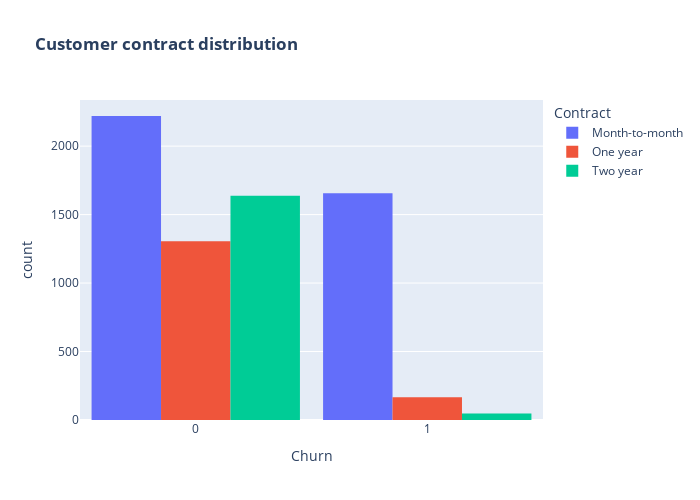

The notebook cell saved with this chart:
### Markdown cell above
#### Customer Contract Types

### Code cell
fig = px.histogram(df2, x="Churn", color="Contract", barmode="group", title="<b>Customer contract distribution<b>")
fig.update_layout(width=700, height=500, bargap=0.1)
fig.show()

### Figure 1 — Plotly figure (JSON) as saved in the notebook; plotly's stock layout.template omitted (floating-point values rounded to 4 significant figures; data arrays with more than 128 entries replaced by an {"elided": "..."} marker saying what was removed)
{"data": [{"alignmentgroup": "True", "bingroup": "x", "hovertemplate": "Contract=Month-to-month<br>Churn=%{x}<br>count=%{y}<extra></extra>", "legendgroup": "Month-to-month", "marker": {"color": "#636efa", "pattern": {"shape": ""}}, "name": "Month-to-month", "offsetgroup": "Month-to-month", "orientation": "v", "showlegend": true, "type": "histogram", "x": {"elided": "3875 int values"}, "xaxis": "x", "yaxis": "y"}, {"alignmentgroup": "True", "bingroup": "x", "hovertemplate": "Contract=One year<br>Churn=%{x}<br>count=%{y}<extra></extra>", "legendgroup": "One year", "marker": {"color": "#EF553B", "pattern": {"shape": ""}}, "name": "One year", "offsetgroup": "One year", "orientation": "v", "showlegend": true, "type": "histogram", "x": {"elided": "1472 int values"}, "xaxis": "x", "yaxis": "y"}, {"alignmentgroup": "True", "bingroup": "x", "hovertemplate": "Contract=Two year<br>Churn=%{x}<br>count=%{y}<extra></extra>", "legendgroup": "Two year", "marker": {"color": "#00cc96", "pattern": {"shape": ""}}, "name": "Two year", "offsetgroup": "Two year", "orientation": "v", "showlegend": true, "type": "histogram", "x": {"elided": "1685 int values"}, "xaxis": "x", "yaxis": "y"}], "layout": {"bargap": 0.1, "barmode": "group", "height": 500, "legend": {"title": {"text": "Contract"}, "tracegroupgap": 0}, "title": {"text": "<b>Customer contract distribution<b>"}, "width": 700, "xaxis": {"anchor": "y", "domain": [0, 1], "title": {"text": "Churn"}}, "yaxis": {"anchor": "x", "domain": [0, 1], "title": {"text": "count"}}}}
